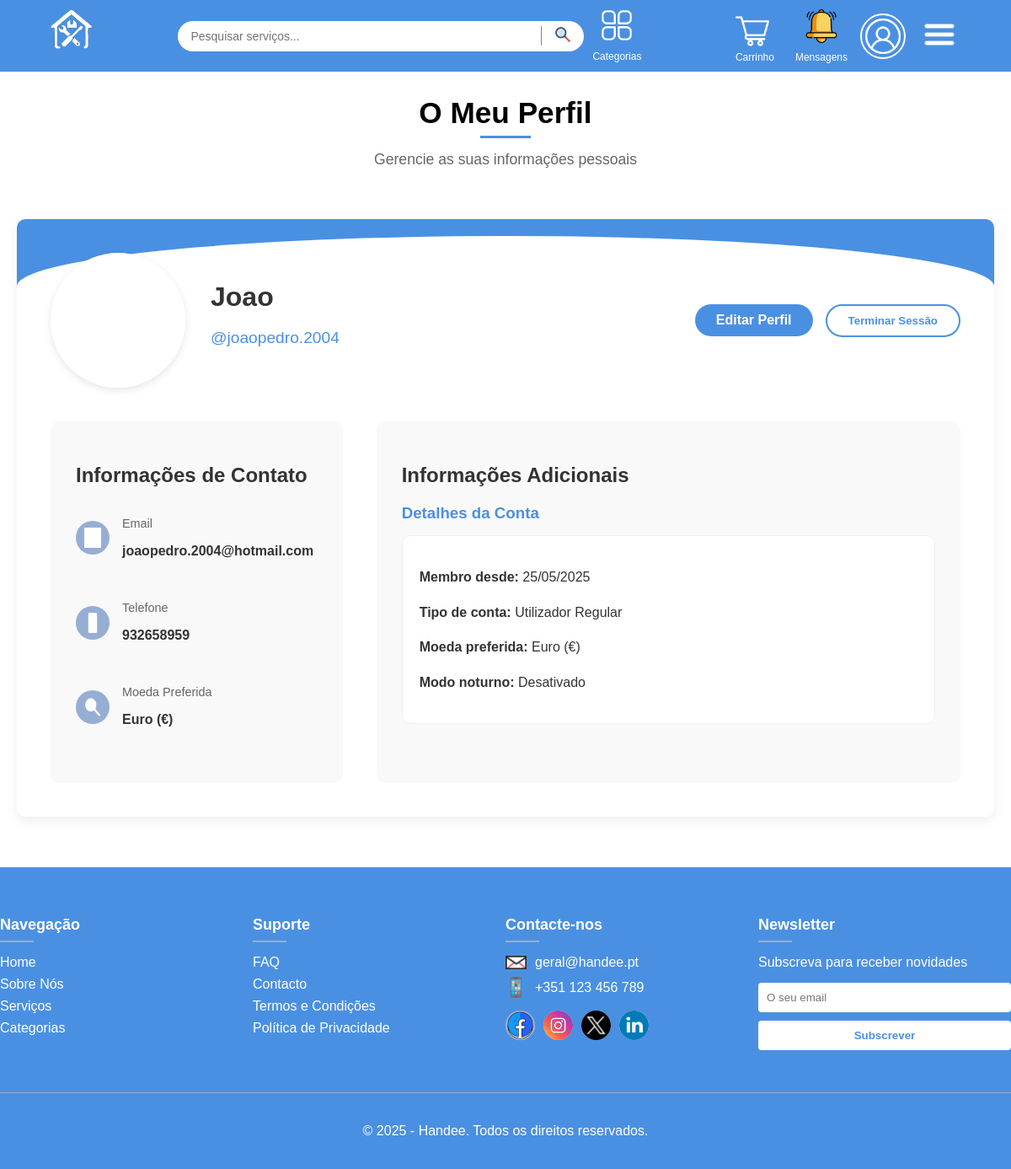
The app's page /Views/profile/profile.php (signed in), older data.
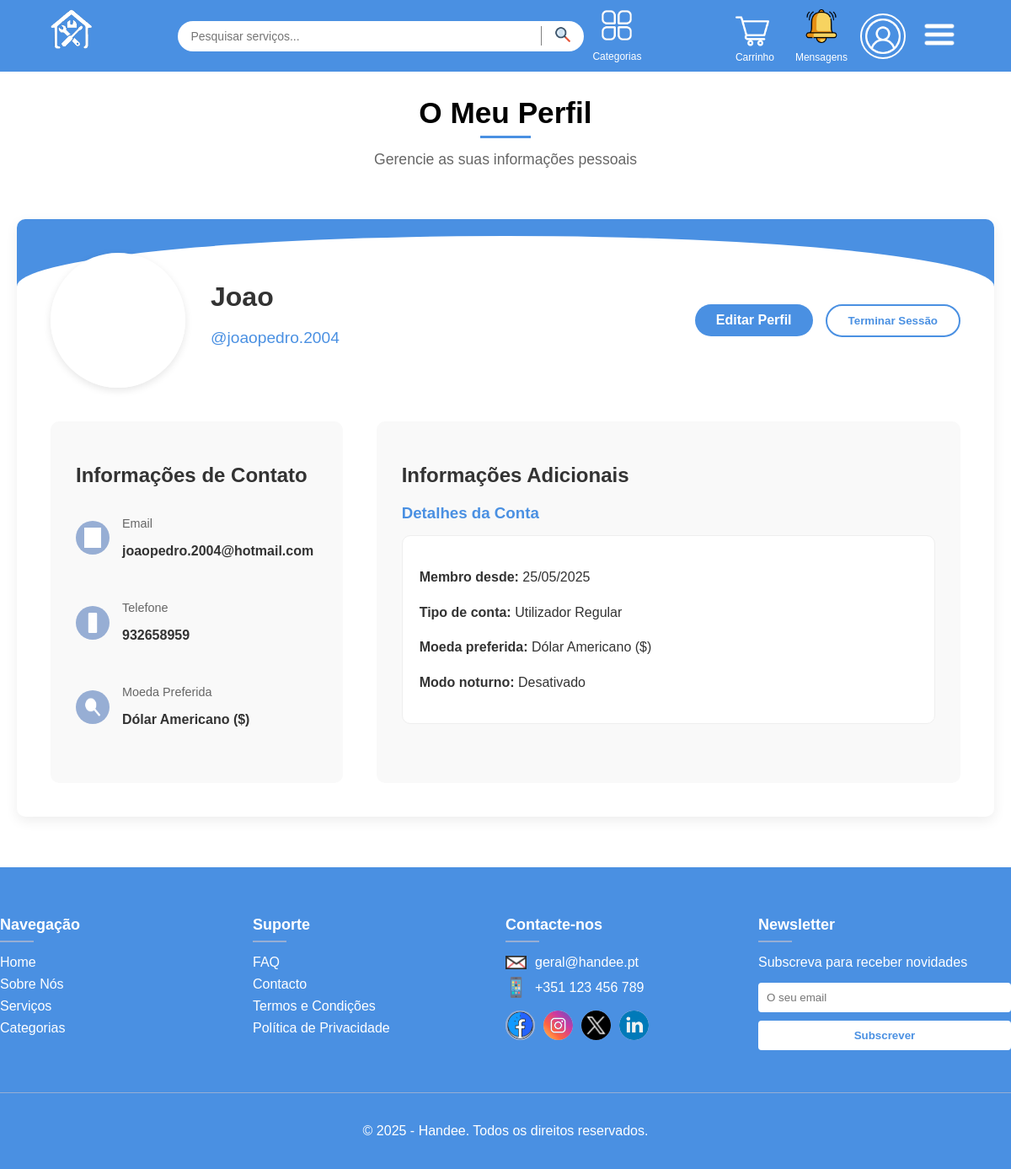
The same page, newer data.
### tables this page shows
CREATE TABLE User_ (
    id INTEGER PRIMARY KEY,
    name_ TEXT NOT NULL,
    password_ TEXT NOT NULL,
    email TEXT NOT NULL UNIQUE CHECK( email LIKE '%@%.%' AND LENGTH(email) >= 6),
    username TEXT NOT NULL UNIQUE,
    web_link TEXT,
    phone_number TEXT CHECK (LENGTH(phone_number) >= 9),
    profile_photo INTEGER,
    is_admin BOOLEAN NOT NULL DEFAULT false,
    creation_date DATE NOT NULL DEFAULT (DATE('now')),
    is_freelancer BOOLEAN NOT NULL DEFAULT false,
    currency TEXT NOT NULL DEFAULT "eur" CHECK (currency IN ('eur', 'usd', 'gbp', 'brl')),
    is_blocked BOOLEAN NOT NULL DEFAULT false,
    night_mode BOOLEAN NOT NULL DEFAULT false,
    FOREIGN KEY (profile_photo) REFERENCES Media(id)
);

### Utils/session.php (called while the page is built, shortened)
<?php
function getCurrentUserId(){
    return isset($_SESSION['user_id']) ? $_SESSION['user_id'] : null;
}
?>

### Controllers/userController.php (called while the page is built, shortened)
<?php
function getUserCompleteData($userId) {
    try {
        $db = getDatabaseConnection();
        $stmt = $db->prepare("
            SELECT id, name_, password_, email, username, web_link,
                   phone_number, profile_photo, is_admin, creation_date,
                   is_freelancer, currency, is_blocked, night_mode
            FROM User_
            WHERE id = :id
        ");
        $stmt->execute([':id' => $userId]);
        $userData = $stmt->fetch(PDO::FETCH_ASSOC);
        $userData['web_link'] = $userData['web_link'] ?? '';
        $userData['phone_number'] = $userData['phone_number'] ?? '';
        $userData['profile_photo'] = $userData['profile_photo'] ?? null;
        $userData['is_admin'] = (bool)$userData['is_admin'];
        $userData['is_blocked'] = (bool)$userData['is_blocked'];
        $userData['is_freelancer'] = (bool)$userData['is_freelancer'];
        $userData['night_mode'] = (bool)$userData['night_mode'];
        return $userData;
    } catch (PDOException $e) {
        error_log("Erro ao obter dados completos do utilizador: " . $e->getMessage());
        return null;
    }
}
function getAvailableCurrencies() {
    return [
        'eur' => 'Euro (€)',
        'usd' => 'Dólar Americano ($)',
        'gbp' => 'Libra Esterlina (£)',
        'brl' => 'Real Brasileiro (R$)'
    ];
}
?>

### Views/profile/profile.php (the view, shortened to what the changed rows need)
<?php
require_once(BASE_PATH . "/Utils/session.php");
require_once(BASE_PATH . "/Templates/common_elems.php");
require_once(BASE_PATH . "/Controllers/userController.php");
$profileUserId = isset($_GET['id']) ? intval($_GET['id']) : null;
if (!$profileUserId) {
    $profileUserId = getCurrentUserId();
}
$userData = getUserCompleteData($profileUserId);
$isOwnProfile = (getCurrentUserId() == $profileUserId);
$availableCurrencies = getAvailableCurrencies();
$currencyName = $availableCurrencies[$userData['currency']] ?? 'Euro (€)';
?>
<main>
    <section class="section-header">
        <h2><?php echo $isOwnProfile ? 'O Meu Perfil' : 'Perfil de Utilizador'; ?></h2>
    </section>
    <section class="profile-section">
        <div class="profile-container">
            <div class="profile-main">
                <div class="profile-info">
                    <h1><?php echo htmlspecialchars($userData['name_']); ?></h1>
                    <p class="profile-username">@<?php echo htmlspecialchars($userData['username']); ?></p>
                </div>
            </div>
            <div class="profile-content">
                <div class="profile-grid">
                    <div class="profile-contact">
                        <h2>Informações <?php echo $isOwnProfile ? 'de Contato' : 'Públicas'; ?></h2>
                        <?php if ($isOwnProfile): ?>
                        <div class="contact-item">
                            <div class="contact-icon">
                                <img src="/Images/site/footer/mail.png" alt="Email">
                            </div>
                            <div class="contact-text">
                                <p class="contact-label">Email</p>
                                <p class="contact-value"><?php echo htmlspecialchars($userData['email']); ?></p>
                            </div>
                        </div>
                        <?php if (!empty($userData['phone_number'])): ?>
                        <div class="contact-item">
                            <div class="contact-icon">
                                <img src="/Images/site/footer/phone.png" alt="Telefone">
                            </div>
                            <div class="contact-text">
                                <p class="contact-label">Telefone</p>
                                <p class="contact-value"><?php echo htmlspecialchars($userData['phone_number']); ?></p>
                            </div>
                        </div>
                        <?php endif; ?>
                        <div class="contact-item">
                            <div class="contact-icon">
                                <img src="/Images/site/header/search-icon.png" alt="Moeda">
                            </div>
                            <div class="contact-text">
                                <p class="contact-label">Moeda Preferida</p>
                                <p class="contact-value"><?php echo htmlspecialchars($currencyName); ?></p>
                            </div>
                        </div>
                        <?php endif; ?>
                    </div>
                    <div class="profile-details">
                        <h2>Informações Adicionais</h2>
                        <div class="bio-section">
                            <div class="bio-content">
                                <p><strong>Membro desde:</strong> <?php echo date('d/m/Y', strtotime($userData['creation_date'])); ?></p>
                                <p><strong>Tipo de conta:</strong>
                                    <?php
                                    $accountTypes = [];
                                    if (empty($accountTypes)) $accountTypes[] = 'Utilizador Regular';
                                    echo implode(', ', $accountTypes);
                                    ?>
                                </p>
                                <?php if ($isOwnProfile): ?>
                                <p><strong>Moeda preferida:</strong> <?php echo htmlspecialchars($currencyName); ?></p>
                                <p><strong>Modo noturno:</strong> <?php echo $userData['night_mode'] ? 'Ativado' : 'Desativado'; ?></p>
                                <?php endif; ?>
                            </div>
                        </div>
                    </div>
                </div>
            </div>
        </div>
    </section>
</main>

Row changes from the older to the newer data that the page shows:
changed user_ "Joao": currency "Euro (€)" → "Dólar Americano ($)"
